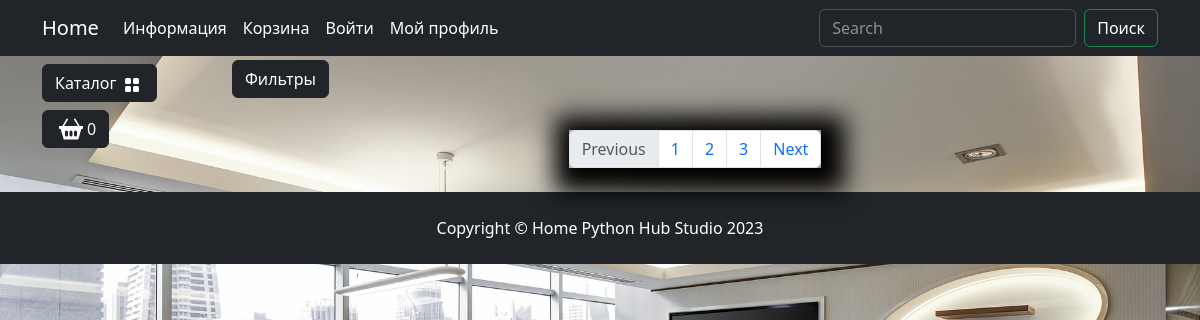
Page /catalog/ on the earlier database version.
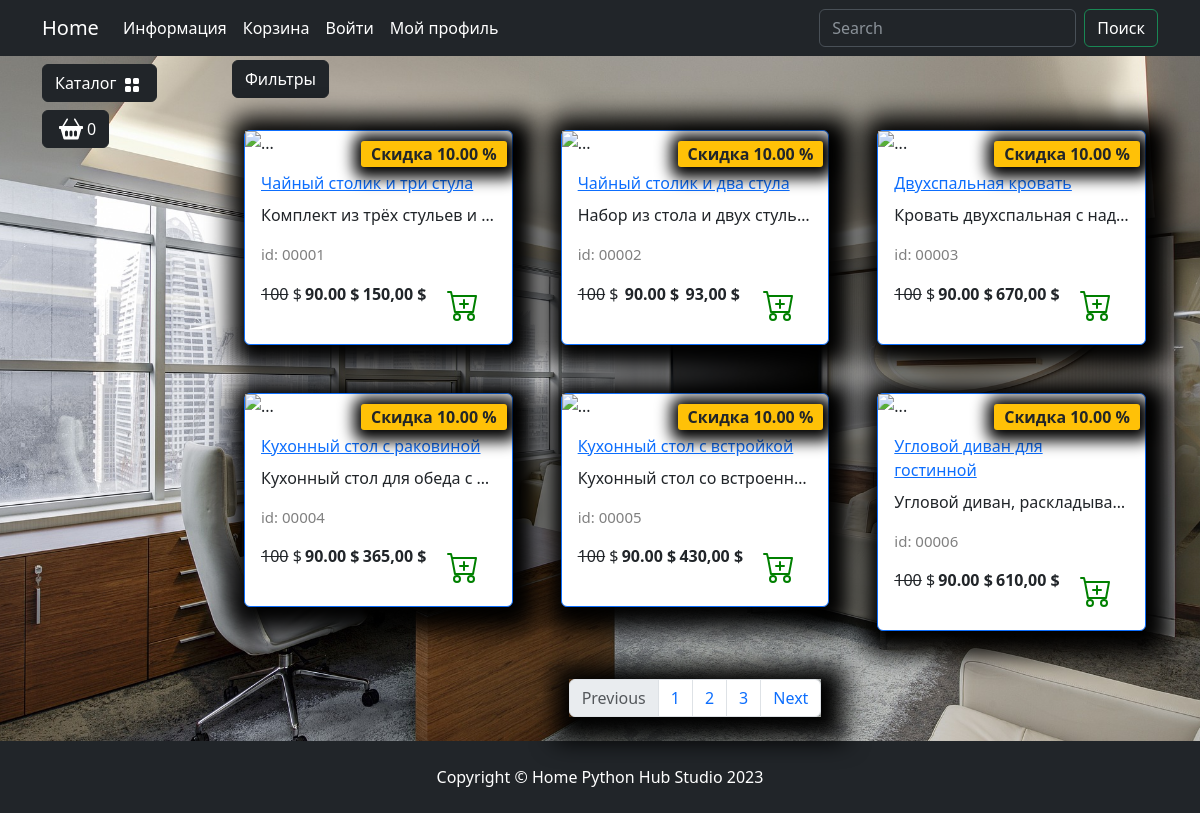
Same page on the later database version.
### goods/models.py (models this page shows, shortened)
class Products(models.Model):
    name = models.CharField(max_length=150, unique=True, verbose_name='Название')
    slug = models.SlugField(max_length=200, unique=True, null=True, blank=True, verbose_name='URL')
    description = models.TextField(blank=True, null=True, verbose_name='Описание')
    image = models.ImageField(upload_to='goods_images', blank=True, null=True)
    price = models.DecimalField(default=0.00, max_digits=7, decimal_places=2, verbose_name='Цена')
    discount = models.DecimalField(default=0.00, max_digits=7, decimal_places=2, verbose_name='Скидка в %')
    quantity = models.PositiveIntegerField(default=0, verbose_name='Количество')
    category = models.ForeignKey(to=Categories, on_delete=models.CASCADE, verbose_name='Категория')
    class Meta:
        db_table: 'category'
        verbose_name = 'Продукт'
        verbose_name_plural = 'Продукты'
    def display_id(self):
        return f"{self.id:05}"

### goods/views.py (the view)
# urls.py: path('catalog/', include('goods.urls', namespace='catalog'))
def catalog(request):
    goods = Products.objects.all()
    context = {
        'title': 'Home - каталог',
         'goods': goods
    }
    return render(request, 'goods/catalog.html', context)

### goods/templatetags/goods_tags.py (called while the page is built)
@register.simple_tag()
def tag_categories():
    return Categories.objects.all()

### goods/templates/goods/catalog.html (shortened to what this page needs)
{% extends 'main/base.html' %}
{% load static %}
{% block content %}
<div class="row">
                        <div class="dropdown mb-2">
                            <button class="btn btn-secondary dropdown-toggle btn-dark" type="button" data-bs-toggle="dropdown"
                                aria-expanded="false">
                                Фильтры
                            </button>
                        </div>
                        {% for product in goods %}
                        <div class="col-lg-4 col-md-6 p-4">
                            <div class="card border-primary rounded custom-shadow">
                                <div class="card-body">
                                    <a href="../goods/product.html">
                                        <p class="card-title">{{ product.name }}</p>
                                    </a>
                                    <p class="card-text text-truncate">{{ product.description }}</p>
                                    <p class="product_id">id: {{ product.display_id }}</p>
                                    <div class="d-flex justify-content-between">
                                       <p><s>100</s> $</p>
                                        <p><strong>90.00 $</strong></p>
                                        <span class="badge bg-warning text-dark">Скидка 10.00 %</span>
                                        <p><strong>{{ product.price }} $</strong></p>
                                        <a href="#" class="btn add-to-cart">
                                            <img class="mx-1" src="{% static 'deps/icons/cart-plus.svg' %}" alt="Catalog Icon"
                                                width="32" height="32">
                                        </a>
                                    </div>
                                </div>
                            </div>
                        </div>
                        {% endfor %}
                    </div>
                    <nav aria-label="Page navigation example">
                        <ul class="pagination justify-content-center my-4">
                            <div class="custom-shadow d-flex">
                                <li class="page-item disabled">
                                  <a class="page-link">Previous</a>
                                </li>
                                <li class="page-item"><a class="page-link" href="#">1</a></li>
                                <li class="page-item"><a class="page-link" href="#">2</a></li>
                                <li class="page-item"><a class="page-link" href="#">3</a></li>
                                <li class="page-item">
                                  <a class="page-link" href="#">Next</a>
                                </li>
                            </div>
                        </ul>
                    </nav>
{% endblock %}
{% block footer %}
<footer class="py-4 bg-dark">
        <div class="container">
            <p class="m-0 text-center text-white">Copyright &copy; Home Python Hub Studio 2023</p>
        </div>
</footer>
{% endblock %}

Differences in the rows shown:
added Products: name "Чайный столик и три стула", description "Комплект из трёх стульев и…", display_id "00001", price "150,00"
added Products: name "Чайный столик и два стула", description "Набор из стола и двух стуль…", display_id "00002", price "93,00"
added Products: name "Двухспальная кровать", description "Кровать двухспальная с над…", display_id "00003", price "670,00"
added Products: name "Кухонный стол с раковиной", description "Кухонный стол для обеда с…", display_id "00004", price "365,00"
added Products: name "Кухонный стол с встройкой", description "Кухонный стол со встроенн…", display_id "00005", price "430,00"
added Products: name "Угловой диван для гостинной", description "Угловой диван, раскладыва…", display_id "00006", price "610,00"
